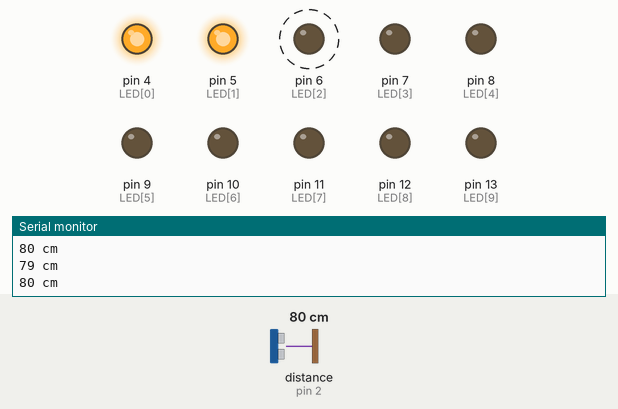
Recording of a sketch running on a simulated Arduino Uno, built with avr-gcc and run on an emulated ATmega328P. Parts: output pins drawn as LEDs (lit = HIGH), the last lines printed to the serial monitor. Wiring (inferred from the names in the program): ultrasonic range finder: trigger pin 3; echo pin 2. Dashed ring = blinking. Inputs (shaded band) come from the test bench; at power-on: distance to the obstacle (sensor on pin 2) 80 cm. The echo pulse lasts 58.3 µs per cm; pins used as bus, display or sensor lines are not drawn.

Above: at 1.11 s.
1.3 s: distance to the obstacle (sensor on pin 2) set to 2 cm
At 2.2 s:
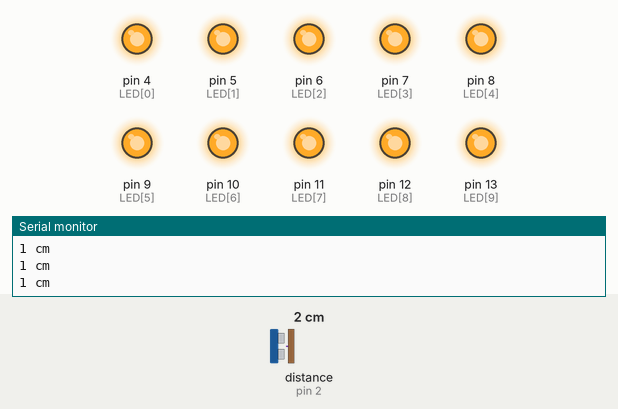
2.8 s: distance to the obstacle (sensor on pin 2) set to 9 cm
4.3 s: distance to the obstacle (sensor on pin 2) set to 13 cm
At 5.5 s:
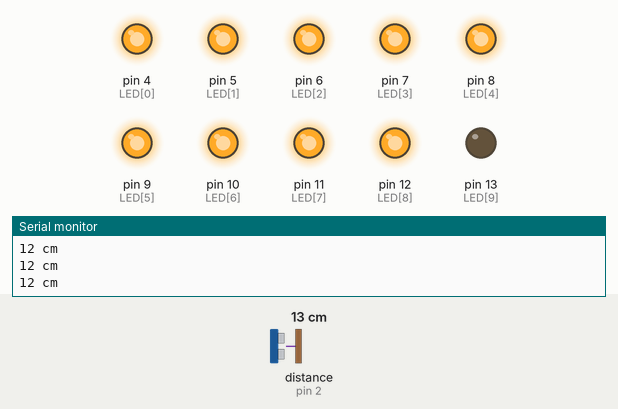
5.8 s: distance to the obstacle (sensor on pin 2) set to 19 cm
7.3 s: distance to the obstacle (sensor on pin 2) set to 22 cm
At 8.5 s:
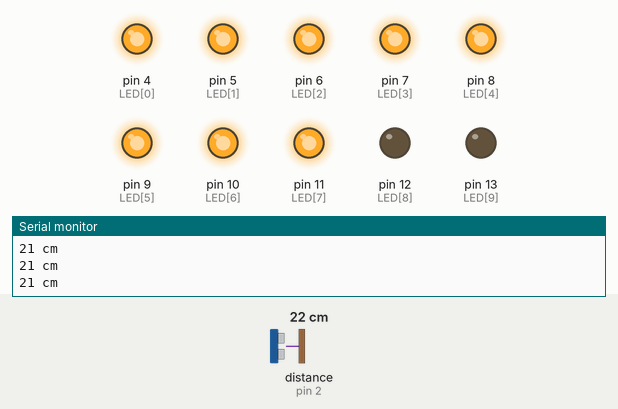
8.8 s: distance to the obstacle (sensor on pin 2) set to 4 cm
At 9.7 s:
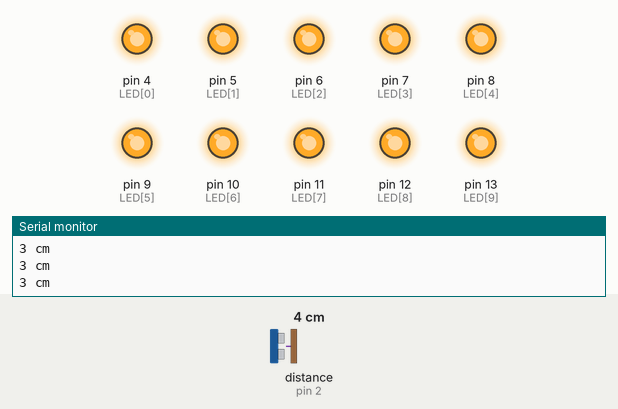
Timing chart, 0 to 11.3 s (numbered marks = the images above; inputs shaded):
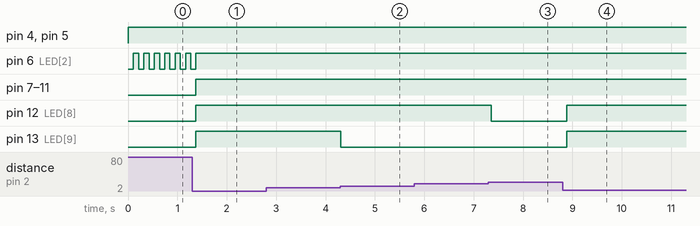

The sketch:

cau_4.ino
```cpp
#define trigPin 3
#define echoPin 2
int LED[10] = {4,5,6,7,8,9,10,11,12,13};
int num_of_led = 10;

void setup()
{
  Serial.begin (9600);
  pinMode(trigPin, OUTPUT);
  pinMode(echoPin, INPUT);
  for (int i = 0; i<num_of_led; i++){
    pinMode(LED[i], OUTPUT);
  }

}
void loop()
{
  long duration, distance;
  digitalWrite(trigPin, LOW);
  delayMicroseconds(2);
  digitalWrite(trigPin, HIGH);
  delayMicroseconds(10);
  digitalWrite(trigPin, LOW);
  duration = pulseIn(echoPin, HIGH);
  distance = (duration/2) / 29.1;
  if (distance >= 100)
  {
    Serial.println("OK !");
  }
  else
  {
    Serial.print(distance);
    Serial.println(" cm");
    int t=10 - distance / 10;
    if (distance < 1){
      for (int i = 0; i<num_of_led; i++){
        digitalWrite(LED[i], HIGH);
      }
    }
    else
    {
      for (int i = 0; i<t; i++){
        digitalWrite(LED[i], HIGH);
      }
      for (int i = t; i<10; i++){
        digitalWrite(LED[i], LOW);
      }
    }

  }
  delay(100);
}
```

Measured:
- the behaviour switches between 10 and 11 cm on distance to the obstacle (sensor on pin 2) (found by bisection; images 1 and 2)
- the behaviour switches between 20 and 21 cm on distance to the obstacle (sensor on pin 2) (found by bisection; images 2 and 3)
- after the input at 1.3 s, pin 6 (LED[2]): goes on until 1.4 s, then stays HIGH; pin 7 (LED[3]), pin 8 (LED[4]), pin 9 (LED[5]), pin 10 (LED[6]), pin 11 (LED[7]), pin 12 (LED[8]), pin 13 (LED[9]): LOW → HIGH after 0.07 s
- after the input at 4.3 s, pin 13 (LED[9]): HIGH → LOW at once
- after the input at 7.3 s, pin 12 (LED[8]): HIGH → LOW after 0.06 s
- after the input at 8.8 s, pin 12 (LED[8]), pin 13 (LED[9]): LOW → HIGH after 0.09 s
- by itself, pin 6 (LED[2]): alternates HIGH for 0.11 s and LOW for 0.11 s
